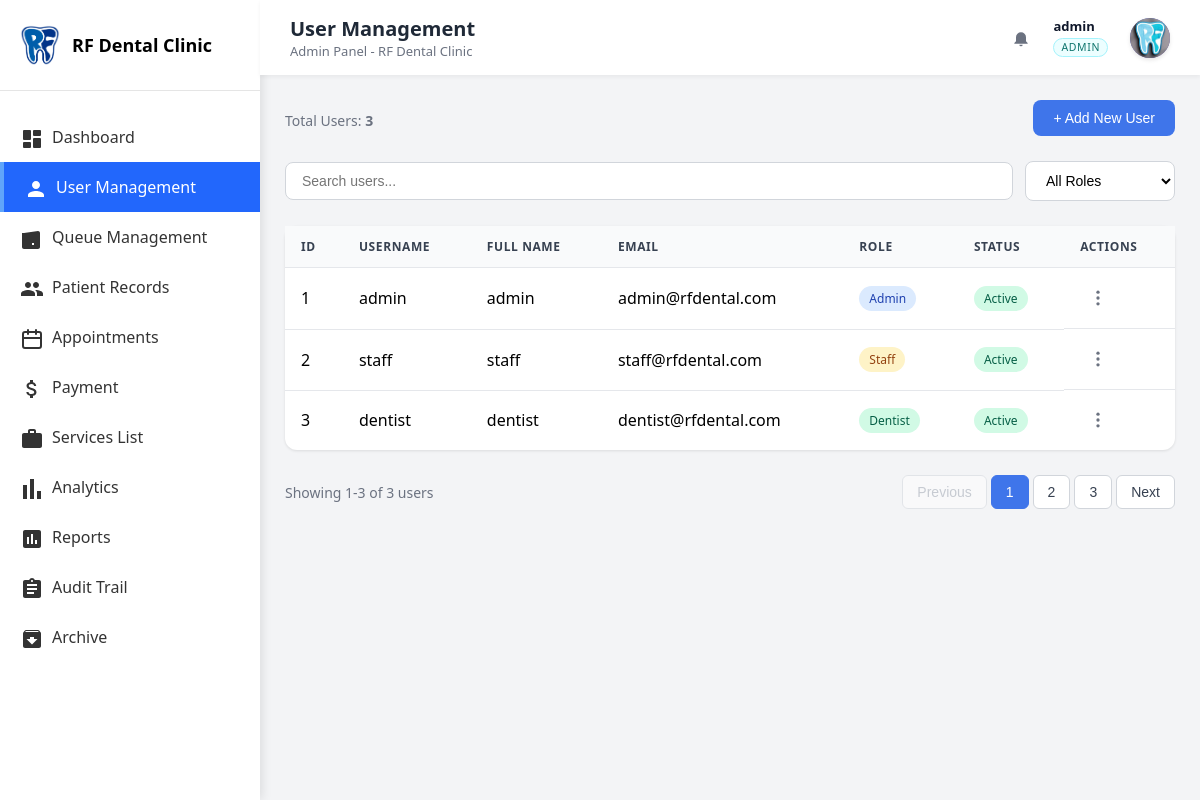
Page /master/admin/admin_users.php (signed in) on the committed database.
### tables this page shows
CREATE TABLE `users` (
  `id` int(11) NOT NULL,
  `first_name` varchar(50) NOT NULL,
  `middle_name` varchar(50) DEFAULT NULL,
  `last_name` varchar(50) NOT NULL,
  `username` varchar(50) NOT NULL,
  `password` varchar(255) NOT NULL,
  `email` varchar(100) DEFAULT NULL,
  `role` enum('admin','dentist','staff','user') DEFAULT 'user',
  `first_login` tinyint(1) NOT NULL DEFAULT 1,
  `status` enum('active','inactive') DEFAULT 'active',
  `created_at` timestamp NOT NULL DEFAULT current_timestamp(),
  `updated_at` timestamp NOT NULL DEFAULT current_timestamp() ON UPDATE current_timestamp(),
  `is_archived` tinyint(1) NOT NULL DEFAULT 0,
  `deleted_at` datetime DEFAULT NULL
);

### master/admin/admin_users.php (the view, shortened to what this page needs)
<?php
require_once __DIR__ . '/../../config/database.php';
require_once __DIR__ . '/../../includes/admin_layout_start.php';
$users = [];
$totalUsers = 0;
try {
    $colStmt = $pdo->query("SHOW COLUMNS FROM users LIKE 'status'");
    $hasStatusColumn = (bool)$colStmt->fetch(PDO::FETCH_ASSOC);
    $sql = $hasStatusColumn
        ? "SELECT id, username, first_name, middle_name, last_name, email, role, status FROM users ORDER BY id ASC"
        : "SELECT id, username, first_name, middle_name, last_name, email, role FROM users ORDER BY id ASC";
    $stmt = $pdo->query($sql);
    $users = $stmt->fetchAll(PDO::FETCH_ASSOC);
    $totalUsers = count($users);
} catch (Exception $e) {
    $users = [];
    $totalUsers = 0;
}
?>
            <div class="content-main">
                <div class="page-header">
                    <div>
                        <p class="page-subtitle">Total Users: <strong><?php echo $totalUsers; ?></strong></p>
                    </div>
                    <button class="btn-primary" onclick="openUserModal()">+ Add New User</button>
                </div>
                <div class="search-filters">
                    <input type="text" class="search-input" placeholder="Search users..." id="userSearch">
                    <select class="filter-select" id="roleFilter">
                        <option value="">All Roles</option>
                    </select>
                </div>
                <div class="table-container">
                    <table class="data-table">
                        <thead>
                            <tr>
                                <th>ID</th>
                                <th>Username</th>
                                <th>Full Name</th>
                                <th>Email</th>
                                <th>Role</th>
                                <th>Status</th>
                                <th>Actions</th>
                            </tr>
                        </thead>
                        <tbody id="usersTableBody">
                            <?php foreach ($users as $user): ?>
                            <?php
                                $username = $user['username'] ?? '';
                                $firstName = $user['first_name'] ?? '';
                                $lastName = $user['last_name'] ?? '';
                                $email = $user['email'] ?? '';
                                $displayName = trim($firstName . ' ' . $lastName) ?: ($username ?: $email);
                            ?>
                            <tr>
                                <td><?php echo $user['id']; ?></td>
                                <td><?php echo htmlspecialchars($username); ?></td>
                                <td><?php echo htmlspecialchars($displayName); ?></td>
                                <td><?php echo htmlspecialchars($email); ?></td>
                                <td><span class="role-badge <?php echo $user['role']; ?>"><?php echo ucfirst($user['role']); ?></span></td>
                                <td><span class="status-badge <?php echo $user['status']; ?>"><?php echo ucfirst($user['status']); ?></span></td>
                                <td class="action-buttons">
                                    <button
                                        class="user-kebab-btn"
                                        type="button"
                                        data-user-id="<?php echo (int)$user['id']; ?>"
                                        data-user-status="<?php echo htmlspecialchars($user['status']); ?>"
                                        aria-label="User actions"
                                    >
                                        <svg xmlns="http://www.w3.org/2000/svg" width="20" height="20" viewBox="0 0 24 24" fill="currentColor">
                                            <circle cx="12" cy="5" r="2"></circle>
                                            <circle cx="12" cy="12" r="2"></circle>
                                            <circle cx="12" cy="19" r="2"></circle>
                                        </svg>
                                    </button>
                                </td>
                            </tr>
                            <?php endforeach; ?>
                        </tbody>
                    </table>
                </div>
                <div class="pagination">
                    <span class="pagination-info">Showing 1-<?php echo $totalUsers; ?> of <?php echo $totalUsers; ?> users</span>
                    <div class="pagination-buttons">
                        <button class="pagination-btn" disabled>Previous</button>
                        <button class="pagination-btn active">1</button>
                        <button class="pagination-btn">2</button>
                        <button class="pagination-btn">3</button>
                        <button class="pagination-btn">Next</button>
                    </div>
                </div>
            </div>
<?php
require_once __DIR__ . '/../../includes/admin_layout_end.php';
?>

### assets/css/dashboard.css (style rules this page uses)
* { margin: 0; padding: 0; box-sizing: border-box; }
body { font-family: 'Segoe UI', Tahoma, Geneva, Verdana, sans-serif; background: #f3f4f6; display: flex; min-height: 100vh; min-height: 100dvh; height: 100vh; overflow: hidden; }
@media (prefers-reduced-motion: no-preference) { * { scroll-behavior: smooth; } }
.main-content, .content-area, .content-main, .content-sidebar { min-width: 0; }
.content-main { flex: 1; display: flex; flex-direction: column; gap: 25px; padding-top: 0px; padding-bottom: 50px; min-height: 100%; }
.status-badge { padding: 4px 12px; border-radius: 6px; font-size: 12px; font-weight: 500; }

### assets/css/admin.css (style rules this page uses)
.page-header { display: flex; justify-content: space-between; align-items: center; }
.page-subtitle { font-size: 0.875rem; color: #6b7280; margin: 4px 0 0 0; }
.search-filters { display: flex; gap: 12px; flex-wrap: wrap; align-items: center; }
.search-input { flex: 1; min-width: 250px; padding: 10px 16px; border: 1px solid #d1d5db; border-radius: 8px; font-size: 0.875rem; transition: border-color 0.2s; }
.filter-select, .date-input { padding: 10px 16px; border: 1px solid #d1d5db; border-radius: 8px; font-size: 0.875rem; background: white; min-width: 150px; cursor: pointer; }
.table-container { background: white; border-radius: 12px; box-shadow: 0 1px 3px rgba(0, 0, 0, 0.1); overflow: visible; }
.data-table { width: 100%; border-collapse: collapse; }
.data-table th, .data-table td { padding: 12px 16px; text-align: left; border-bottom: 1px solid #e5e7eb; }
.data-table th { background: #f9fafb; font-weight: 600; color: #374151; font-size: 0.75rem; text-transform: uppercase; letter-spacing: 0.05em; }
.data-table tbody tr:last-child td { border-bottom: none; }
.status-badge { display: inline-block; padding: 4px 10px; border-radius: 9999px; font-size: 0.75rem; font-weight: 500; }
.status-badge.active, .status-badge.paid, .status-badge.completed { background: #d1fae5; color: #065f46; }
.role-badge { display: inline-block; padding: 4px 10px; border-radius: 9999px; font-size: 0.75rem; font-weight: 500; }
.role-badge.admin { background: #dbeafe; color: #1e40af; }
.role-badge.dentist { background: #d1fae5; color: #065f46; }
.role-badge.staff { background: #fef3c7; color: #92400e; }
.action-buttons { display: flex; gap: 8px; }
.pagination { display: flex; justify-content: space-between; align-items: center; padding-bottom: 26px; }
.pagination-info { font-size: 0.875rem; color: #6b7280; }
.pagination-buttons { display: flex; gap: 4px; }
.pagination-btn { padding: 8px 14px; border: 1px solid #d1d5db; background: white; border-radius: 6px; cursor: pointer; font-size: 0.875rem; transition: all 0.2s; text-decoration: none; display: inline-block; color: #374151; }
.pagination-btn.disabled, .pagination-btn:disabled { color: #9ca3af; cursor: not-allowed; pointer-events: none; }
.pagination-btn.active { background: #3f75ea; color: white; border-color: #3f75ea; }
.pagination-btn:disabled { opacity: 0.5; cursor: not-allowed; }
.btn-primary { background: #3f75ea; color: white; border: none; padding: 10px 20px; border-radius: 8px; font-size: 0.875rem; font-weight: 500; cursor: pointer; transition: background 0.2s; }

### master/admin/admin_users.php (style rules this page uses)
.user-kebab-btn { background: none; border: none; cursor: pointer; padding: 8px; border-radius: 50%; color: #6b7280; display: inline-flex; align-items: center; justify-content: center; transition: all 0.2s ease; }

### rows in the picture
users: id "1", username "admin", email "admin@rfdental.com", role "Admin", status "Active"
users: id "2", username "staff", email "staff@rfdental.com", role "Staff", status "Active"
users: id "3", username "dentist", email "dentist@rfdental.com", role "Dentist", status "Active"

### other values in the picture
$pageTitle "User Management"
$displayHeaderName "admin"
$_SESSION['role'] "ADMIN"
$totalUsers "3"
